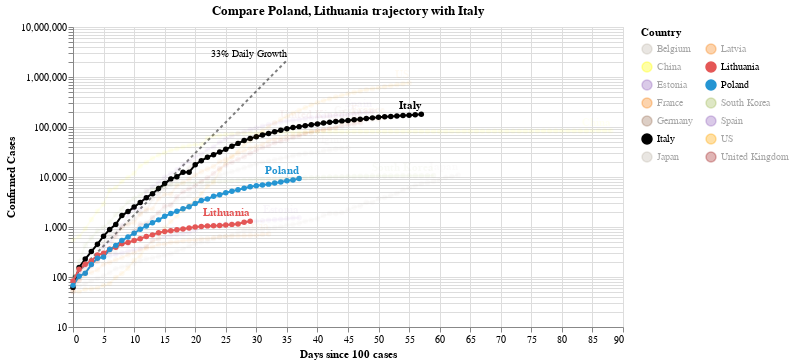

Write notebook code for a chart like this one.
### Code cell
#hide_input
chart2 = make_since_chart(['Poland', 'Lithuania'])
chart2

### Figure 1 — Vega-Lite specification as saved in the notebook (floating-point values rounded to 4 significant figures; data arrays with more than 128 entries replaced by an {"elided": "..."} marker saying what was removed)
{"config": {"view": {"continuousWidth": 400, "continuousHeight": 300}}, "layer": [{"mark": {"type": "line", "color": "black", "opacity": 0.5, "strokeDash": [3, 3]}, "encoding": {"x": {"type": "quantitative", "field": "Days since 100 cases"}, "y": {"type": "quantitative", "field": "Confirmed Cases"}}}, {"mark": {"type": "text", "align": "right", "dy": -6, "fontSize": 10, "text": "33% Daily Growth"}, "encoding": {"x": {"type": "quantitative", "field": "Days since 100 cases"}, "y": {"type": "quantitative", "field": "Confirmed Cases"}}, "transform": [{"filter": "(datum['Days since 100 cases'] >= 35)"}]}, {"data": {"name": "data-2bf3702c5a5b3aba837ce371754c04fc"}, "mark": {"type": "line", "point": true}, "encoding": {"color": {"type": "nominal", "field": "Country", "legend": {"columns": 2}, "scale": {"domain": ["Belgium", "China", "Estonia", "France", "Germany", "Italy", "Japan", "Latvia", "Lithuania", "Poland", "South Korea", "Spain", "US", "United Kingdom"], "range": ["#C1B7AD", "yellow", "#9467bd", "#F58518", "#9D755D", "black", "#C1B7AD", "#F58518", "#E45756", "#2495D3", "#A1BA59", "#9467bd", "orange", "brown"]}}, "opacity": {"condition": {"value": 1, "selection": "selector004"}, "value": 0.05}, "tooltip": [{"type": "nominal", "field": "Country"}, {"type": "temporal", "field": "Date"}, {"type": "quantitative", "field": "Confirmed Cases"}, {"type": "quantitative", "field": "Days since 100 cases"}], "x": {"type": "quantitative", "field": "Days since 100 cases"}, "y": {"type": "quantitative", "field": "Confirmed Cases", "scale": {"type": "log"}}}, "selection": {"selector004": {"type": "multi", "fields": ["Country"], "bind": "legend", "init": [{"Country": "Poland"}, {"Country": "Lithuania"}, {"Country": "Italy"}]}}, "width": 550}, {"data": {"name": "data-2bf3702c5a5b3aba837ce371754c04fc"}, "mark": {"type": "text", "align": "right", "dy": -8, "fontWeight": "bold"}, "encoding": {"color": {"type": "nominal", "field": "Country", "legend": {"columns": 2}, "scale": {"domain": ["Belgium", "China", "Estonia", "France", "Germany", "Italy", "Japan", "Latvia", "Lithuania", "Poland", "South Korea", "Spain", "US", "United Kingdom"], "range": ["#C1B7AD", "yellow", "#9467bd", "#F58518", "#9D755D", "black", "#C1B7AD", "#F58518", "#E45756", "#2495D3", "#A1BA59", "#9467bd", "orange", "brown"]}}, "opacity": {"condition": {"value": 1, "selection": "selector004"}, "value": 0.05}, "text": {"type": "nominal", "field": "Country"}, "tooltip": [{"type": "nominal", "field": "Country"}, {"type": "temporal", "field": "Date"}, {"type": "quantitative", "field": "Confirmed Cases"}, {"type": "quantitative", "field": "Days since 100 cases"}], "x": {"type": "quantitative", "field": "Days since 100 cases"}, "y": {"type": "quantitative", "field": "Confirmed Cases", "scale": {"type": "log"}}}, "transform": [{"filter": "(datum['Date'] >= 1587254400000)"}], "width": 550}], "data": {"name": "data-c1a3bbf4dd040f2e7e8e7a69520e3c2a"}, "title": "Compare Poland, Lithuania trajectory with Italy", "$schema": "https://vega.github.io/schema/vega-lite/v4.0.2.json", "datasets": {"data-c1a3bbf4dd040f2e7e8e7a69520e3c2a": [{"Days since 100 cases": 0, "Confirmed Cases": 100.0}, {"Days since 100 cases": 1, "Confirmed Cases": 133.0}, {"Days since 100 cases": 2, "Confirmed Cases": 176.9}, {"Days since 100 cases": 3, "Confirmed Cases": 235.3}, {"Days since 100 cases": 4, "Confirmed Cases": 312.9}, {"Days since 100 cases": 5, "Confirmed Cases": 416.2}, {"Days since 100 cases": 6, "Confirmed Cases": 553.5}, {"Days since 100 cases": 7, "Confirmed Cases": 736.1}, {"Days since 100 cases": 8, "Confirmed Cases": 979.1}, {"Days since 100 cases": 9, "Confirmed Cases": 1302.0}, {"Days since 100 cases": 10, "Confirmed Cases": 1732.0}, {"Days since 100 cases": 11, "Confirmed Cases": 2303.0}, {"Days since 100 cases": 12, "Confirmed Cases": 3064.0}, {"Days since 100 cases": 13, "Confirmed Cases": 4074.0}, {"Days since 100 cases": 14, "Confirmed Cases": 5419.0}, {"Days since 100 cases": 15, "Confirmed Cases": 7207.0}, {"Days since 100 cases": 16, "Confirmed Cases": 9586.0}, {"Days since 100 cases": 17, "Confirmed Cases": 12750.0}, {"Days since 100 cases": 18, "Confirmed Cases": 16960.0}, {"Days since 100 cases": 19, "Confirmed Cases": 22550.0}, {"Days since 100 cases": 20, "Confirmed Cases": 29990.0}, {"Days since 100 cases": 21, "Confirmed Cases": 39890.0}, {"Days since 100 cases": 22, "Confirmed Cases": 53060.0}, {"Days since 100 cases": 23, "Confirmed Cases": 70560.0}, {"Days since 100 cases": 24, "Confirmed Cases": 93850.0}, {"Days since 100 cases": 25, "Confirmed Cases": 124800.0}, {"Days since 100 cases": 26, "Confirmed Cases": 166000.0}, {"Days since 100 cases": 27, "Confirmed Cases": 220800.0}, {"Days since 100 cases": 28, "Confirmed Cases": 293700.0}, {"Days since 100 cases": 29, "Confirmed Cases": 390600.0}, {"Days since 100 cases": 30, "Confirmed Cases": 519500.0}, {"Days since 100 cases": 31, "Confirmed Cases": 690900.0}, {"Days since 100 cases": 32, "Confirmed Cases": 918900.0}, {"Days since 100 cases": 33, "Confirmed Cases": 1222000.0}, {"Days since 100 cases": 34, "Confirmed Cases": 1625000.0}, {"Days since 100 cases": 35, "Confirmed Cases": 2162000.0}], "data-2bf3702c5a5b3aba837ce371754c04fc": {"elided": "713 records"}}}
